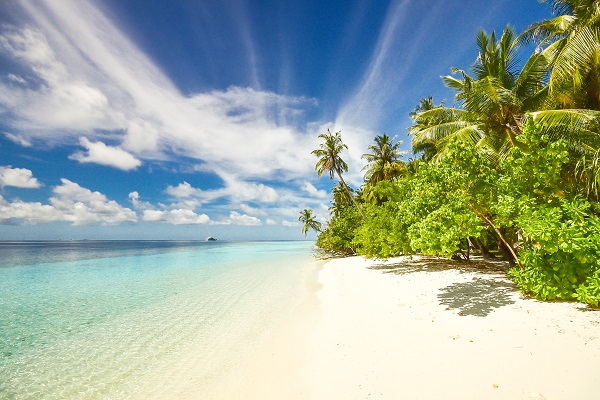
#> input picture input/beach.jpg, 600 x 400 px
$ python rotation.py --image input/beach.jpg
#> lines starting #> are read from the running program, lines starting #| are printed output that depends on the picture
import numpy as np
import argparse
import imutils
import cv2

ap = argparse.ArgumentParser()
ap.add_argument("-i", "--image", required = True, help = "Path to the image")
args = vars(ap.parse_args())

image = cv2.imread(args["image"])
#> image is the input picture: shape (400, 600, 3); mean B, G, R 159.9, 174.7, 158.8
cv2.imshow("Original", image)
cv2.waitKey(0)

'''
rotating the image around its center
OpenCV allows to specify arbitrary point upon which to rotate
'''
(h, w) = image.shape[:2]
#> h = 400; w = 600
# integer division is used to ensure we receive whole integer numbers
center = (w // 2, h //2)
#> center = (300, 200)

'''
defining a matrix to rotate an image by calling getRotationMatrix2D() instead of creating a NumPy array manually
center: the point at which we want to rotate
theta: the number of degrees to rotate the image
scale: 1.0 means the same dimensions of the image are used; a value of 2.0 will double the size of the image; a value of 0.5 will half the image
'''
M = cv2.getRotationMatrix2D(center, 45, 1.0)
'''
applying rotation
image: the image to be rotated
M: rotation matrix
(w, h): output dimension of the image
'''
rotated = cv2.warpAffine(image, M, (w, h))
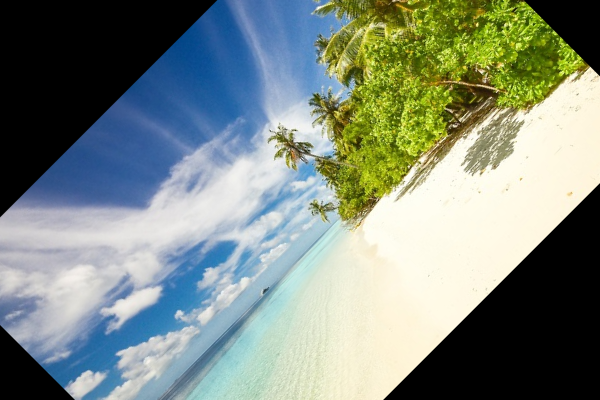
#> rotated: shape (400, 600, 3); mean B, G, R 129.6, 138.9, 126.7
cv2.imshow("Rotated by 45 Degrees", rotated)
cv2.waitKey(0)

M = cv2.getRotationMatrix2D(center, -90, 1.0)
rotated = cv2.warpAffine(image, M, (w, h))
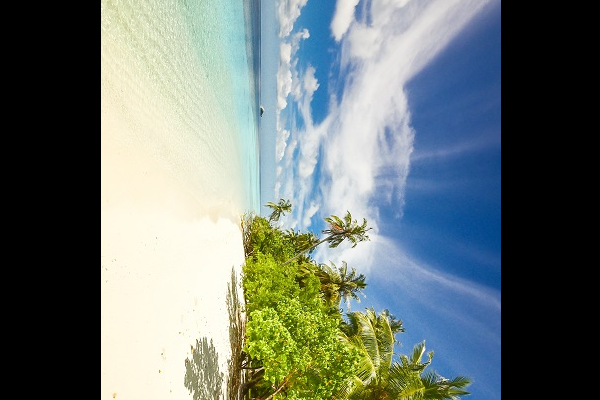
#> rotated: shape (400, 600, 3); mean B, G, R 115.3, 119.5, 108.5
cv2.imshow("Rotated by -90 Degrees", rotated)
cv2.waitKey(0)

rotated = imutils.rotate(image, 180)
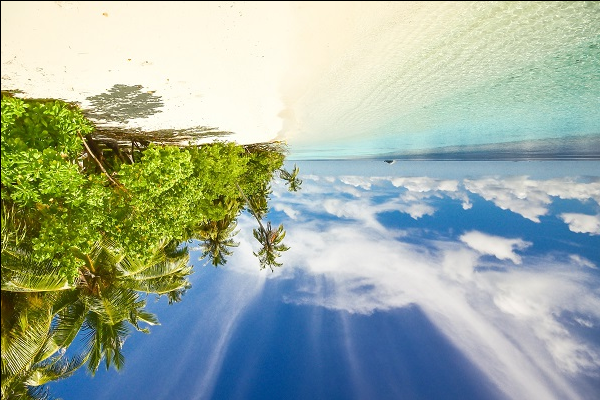
#> rotated: shape (400, 600, 3); mean B, G, R 159.3, 174.2, 158.5
cv2.imshow("Rotated by 180 Degrees", rotated)
cv2.waitKey(0)

$ run again, on input/rhino.jpg
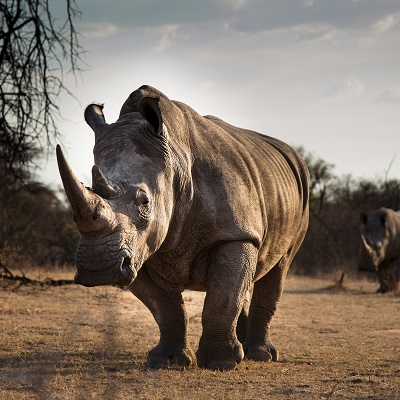
#> input picture input/rhino.jpg, 400 x 400 px
#> image is the input picture: shape (400, 400, 3); mean B, G, R 101.6, 114.3, 128.2
#> `rotated = cv2.warpAffine(image, M, (w, h))`:
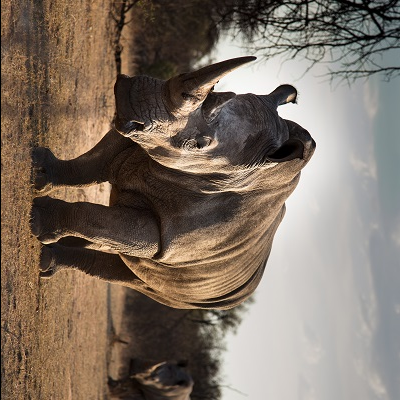
#> rotated: shape (400, 400, 3); mean B, G, R 101.2, 113.9, 127.9
#> `rotated = imutils.rotate(image, 180)`:
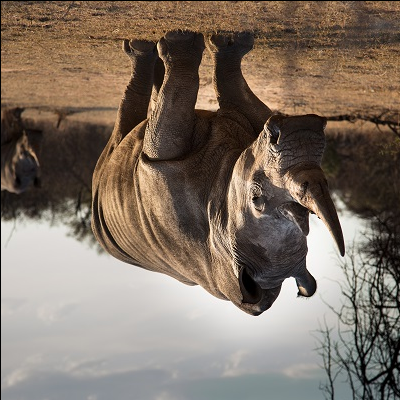
#> rotated: shape (400, 400, 3); mean B, G, R 101.1, 113.8, 127.7
